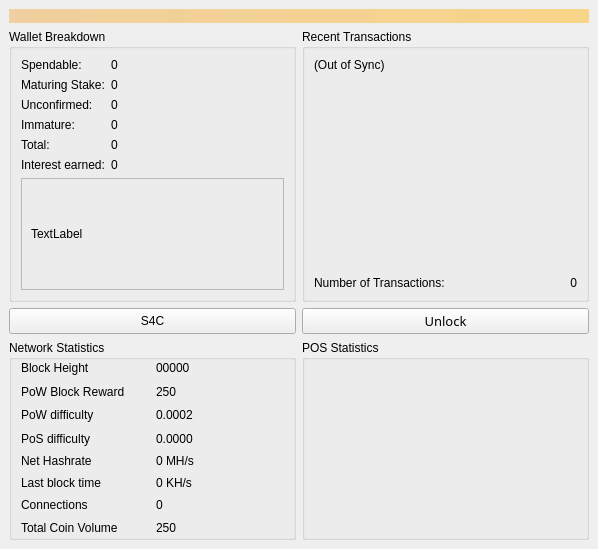
<?xml version="1.0" encoding="UTF-8"?>
<ui version="4.0">
 <class>OverviewPage</class>
 <widget class="QWidget" name="OverviewPage">
  <property name="geometry">
   <rect>
    <x>0</x>
    <y>0</y>
    <width>598</width>
    <height>549</height>
   </rect>
  </property>
  <property name="sizePolicy">
   <sizepolicy hsizetype="Expanding" vsizetype="Expanding">
    <horstretch>0</horstretch>
    <verstretch>0</verstretch>
   </sizepolicy>
  </property>
  <property name="minimumSize">
   <size>
    <width>0</width>
    <height>0</height>
   </size>
  </property>
  <property name="windowTitle">
   <string>Form</string>
  </property>
  <property name="styleSheet">
   <string notr="true"/>
  </property>
  <layout class="QGridLayout" name="gridLayout_5">
   <property name="leftMargin">
    <number>0</number>
   </property>
   <property name="topMargin">
    <number>0</number>
   </property>
   <property name="rightMargin">
    <number>0</number>
   </property>
   <property name="bottomMargin">
    <number>0</number>
   </property>
   <item row="0" column="0">
    <widget class="QFrame" name="Overviewpage">
     <property name="sizePolicy">
      <sizepolicy hsizetype="Expanding" vsizetype="Expanding">
       <horstretch>0</horstretch>
       <verstretch>0</verstretch>
      </sizepolicy>
     </property>
     <property name="minimumSize">
      <size>
       <width>0</width>
       <height>0</height>
      </size>
     </property>
     <property name="autoFillBackground">
      <bool>false</bool>
     </property>
     <property name="styleSheet">
      <string notr="true"/>
     </property>
     <property name="frameShape">
      <enum>QFrame::NoFrame</enum>
     </property>
     <property name="frameShadow">
      <enum>QFrame::Plain</enum>
     </property>
     <property name="lineWidth">
      <number>0</number>
     </property>
     <layout class="QGridLayout" name="gridLayout">
      <item row="2" column="1">
       <widget class="QGroupBox" name="groupBox">
        <property name="sizePolicy">
         <sizepolicy hsizetype="Expanding" vsizetype="Expanding">
          <horstretch>0</horstretch>
          <verstretch>0</verstretch>
         </sizepolicy>
        </property>
        <property name="minimumSize">
         <size>
          <width>0</width>
          <height>0</height>
         </size>
        </property>
        <property name="maximumSize">
         <size>
          <width>16777215</width>
          <height>16777215</height>
         </size>
        </property>
        <property name="autoFillBackground">
         <bool>false</bool>
        </property>
        <property name="styleSheet">
         <string notr="true"/>
        </property>
        <property name="title">
         <string>Recent Transactions</string>
        </property>
        <property name="checkable">
         <bool>false</bool>
        </property>
        <layout class="QGridLayout" name="gridLayout_9">
         <item row="1" column="0">
          <layout class="QGridLayout" name="gridLayout_4">
           <item row="1" column="1">
            <widget class="QLabel" name="labelNumTransactions">
             <property name="text">
              <string>0</string>
             </property>
             <property name="alignment">
              <set>Qt::AlignRight|Qt::AlignTrailing|Qt::AlignVCenter</set>
             </property>
            </widget>
           </item>
           <item row="1" column="0">
            <widget class="QLabel" name="label_8">
             <property name="sizePolicy">
              <sizepolicy hsizetype="Preferred" vsizetype="Preferred">
               <horstretch>0</horstretch>
               <verstretch>0</verstretch>
              </sizepolicy>
             </property>
             <property name="minimumSize">
              <size>
               <width>0</width>
               <height>0</height>
              </size>
             </property>
             <property name="maximumSize">
              <size>
               <width>258</width>
               <height>18</height>
              </size>
             </property>
             <property name="styleSheet">
              <string notr="true"/>
             </property>
             <property name="text">
              <string>Number of Transactions:</string>
             </property>
            </widget>
           </item>
           <item row="0" column="0" colspan="2">
            <widget class="QListView" name="listTransactions">
             <property name="minimumSize">
              <size>
               <width>0</width>
               <height>0</height>
              </size>
             </property>
             <property name="styleSheet">
              <string notr="true">background:transparent;</string>
             </property>
             <property name="frameShape">
              <enum>QFrame::NoFrame</enum>
             </property>
             <property name="frameShadow">
              <enum>QFrame::Plain</enum>
             </property>
            </widget>
           </item>
          </layout>
         </item>
         <item row="0" column="0">
          <widget class="QLabel" name="labelTransactionsStatus">
           <property name="text">
            <string>(Out of Sync)</string>
           </property>
          </widget>
         </item>
        </layout>
       </widget>
      </item>
      <item row="5" column="0">
       <widget class="QGroupBox" name="groupBox_3">
        <property name="sizePolicy">
         <sizepolicy hsizetype="Expanding" vsizetype="Expanding">
          <horstretch>0</horstretch>
          <verstretch>0</verstretch>
         </sizepolicy>
        </property>
        <property name="minimumSize">
         <size>
          <width>0</width>
          <height>0</height>
         </size>
        </property>
        <property name="title">
         <string>Network Statistics</string>
        </property>
        <property name="checkable">
         <bool>false</bool>
        </property>
        <layout class="QGridLayout" name="gridLayout_8">
         <property name="topMargin">
          <number>0</number>
         </property>
         <property name="bottomMargin">
          <number>0</number>
         </property>
         <item row="0" column="0">
          <layout class="QGridLayout" name="gridLayout_7">
           <item row="0" column="0">
            <layout class="QGridLayout" name="gridLayout_6">
             <item row="4" column="1">
              <widget class="QLabel" name="pawrateBox">
               <property name="cursor">
                <cursorShape>IBeamCursor</cursorShape>
               </property>
               <property name="text">
                <string>&lt;html&gt;&lt;head/&gt;&lt;body&gt;&lt;p&gt;&lt;span&gt;0 MH/s&lt;/span&gt;&lt;/p&gt;&lt;/body&gt;&lt;/html&gt;</string>
               </property>
               <property name="textInteractionFlags">
                <set>Qt::TextSelectableByKeyboard|Qt::TextSelectableByMouse</set>
               </property>
              </widget>
             </item>
             <item row="1" column="1">
              <widget class="QLabel" name="rewardBox">
               <property name="cursor">
                <cursorShape>IBeamCursor</cursorShape>
               </property>
               <property name="text">
                <string>&lt;html&gt;&lt;head/&gt;&lt;body&gt;&lt;p&gt;&lt;span&gt;250&lt;/span&gt;&lt;/p&gt;&lt;/body&gt;&lt;/html&gt;</string>
               </property>
               <property name="textInteractionFlags">
                <set>Qt::TextSelectableByKeyboard|Qt::TextSelectableByMouse</set>
               </property>
              </widget>
             </item>
             <item row="5" column="0">
              <widget class="QLabel" name="label3_2">
               <property name="sizePolicy">
                <sizepolicy hsizetype="Preferred" vsizetype="Maximum">
                 <horstretch>0</horstretch>
                 <verstretch>0</verstretch>
                </sizepolicy>
               </property>
               <property name="text">
                <string>&lt;html&gt;&lt;head/&gt;&lt;body&gt;&lt;p&gt;&lt;span&gt;Last block time&lt;/span&gt;&lt;/p&gt;&lt;/body&gt;&lt;/html&gt;</string>
               </property>
              </widget>
             </item>
             <item row="2" column="1">
              <widget class="QLabel" name="diffBox">
               <property name="cursor">
                <cursorShape>IBeamCursor</cursorShape>
               </property>
               <property name="text">
                <string>&lt;html&gt;&lt;head/&gt;&lt;body&gt;&lt;p&gt;&lt;span&gt;0.0002&lt;/span&gt;&lt;/p&gt;&lt;/body&gt;&lt;/html&gt;</string>
               </property>
               <property name="textInteractionFlags">
                <set>Qt::TextSelectableByKeyboard|Qt::TextSelectableByMouse</set>
               </property>
              </widget>
             </item>
             <item row="7" column="0">
              <widget class="QLabel" name="label_9">
               <property name="text">
                <string>&lt;html&gt;&lt;head/&gt;&lt;body&gt;&lt;p&gt;&lt;span&gt;Total Coin Volume&lt;/span&gt;&lt;/p&gt;&lt;/body&gt;&lt;/html&gt;</string>
               </property>
              </widget>
             </item>
             <item row="0" column="1">
              <widget class="QLabel" name="heightBox">
               <property name="cursor">
                <cursorShape>IBeamCursor</cursorShape>
               </property>
               <property name="text">
                <string>&lt;html&gt;&lt;head/&gt;&lt;body&gt;&lt;p&gt;&lt;span&gt;00000&lt;/span&gt;&lt;/p&gt;&lt;/body&gt;&lt;/html&gt;</string>
               </property>
               <property name="textInteractionFlags">
                <set>Qt::TextSelectableByKeyboard|Qt::TextSelectableByMouse</set>
               </property>
              </widget>
             </item>
             <item row="6" column="0">
              <widget class="QLabel" name="label1_2">
               <property name="text">
                <string>&lt;html&gt;&lt;head/&gt;&lt;body&gt;&lt;p&gt;&lt;span&gt;Connections&lt;/span&gt;&lt;/p&gt;&lt;/body&gt;&lt;/html&gt;</string>
               </property>
              </widget>
             </item>
             <item row="2" column="0">
              <widget class="QLabel" name="label_13">
               <property name="text">
                <string>&lt;html&gt;&lt;head/&gt;&lt;body&gt;&lt;p&gt;&lt;span&gt;PoW difficulty&lt;/span&gt;&lt;/p&gt;&lt;/body&gt;&lt;/html&gt;</string>
               </property>
              </widget>
             </item>
             <item row="0" column="0">
              <widget class="QLabel" name="label_14">
               <property name="text">
                <string>&lt;html&gt;&lt;head/&gt;&lt;body&gt;&lt;p&gt;&lt;span&gt;Block Height&lt;/span&gt;&lt;/p&gt;&lt;/body&gt;&lt;/html&gt;</string>
               </property>
              </widget>
             </item>
             <item row="6" column="1">
              <widget class="QLabel" name="connectionBox">
               <property name="cursor">
                <cursorShape>IBeamCursor</cursorShape>
               </property>
               <property name="text">
                <string>&lt;html&gt;&lt;head/&gt;&lt;body&gt;&lt;p&gt;&lt;span&gt;0&lt;/span&gt;&lt;/p&gt;&lt;/body&gt;&lt;/html&gt;</string>
               </property>
               <property name="textInteractionFlags">
                <set>Qt::TextSelectableByKeyboard|Qt::TextSelectableByMouse</set>
               </property>
              </widget>
             </item>
             <item row="7" column="1">
              <widget class="QLabel" name="volumeBox">
               <property name="cursor">
                <cursorShape>IBeamCursor</cursorShape>
               </property>
               <property name="text">
                <string>&lt;html&gt;&lt;head/&gt;&lt;body&gt;&lt;p&gt;&lt;span&gt;250&lt;/span&gt;&lt;/p&gt;&lt;/body&gt;&lt;/html&gt;</string>
               </property>
               <property name="textInteractionFlags">
                <set>Qt::TextSelectableByKeyboard|Qt::TextSelectableByMouse</set>
               </property>
              </widget>
             </item>
             <item row="1" column="0">
              <widget class="QLabel" name="label_12">
               <property name="text">
                <string>&lt;html&gt;&lt;head/&gt;&lt;body&gt;&lt;p&gt;&lt;span&gt;PoW Block Reward&lt;/span&gt;&lt;/p&gt;&lt;/body&gt;&lt;/html&gt;</string>
               </property>
              </widget>
             </item>
             <item row="4" column="0">
              <widget class="QLabel" name="label_16">
               <property name="text">
                <string>&lt;html&gt;&lt;head/&gt;&lt;body&gt;&lt;p&gt;&lt;span&gt;Net Hashrate&lt;/span&gt;&lt;/p&gt;&lt;/body&gt;&lt;/html&gt;</string>
               </property>
              </widget>
             </item>
             <item row="5" column="1">
              <widget class="QLabel" name="localBox">
               <property name="cursor">
                <cursorShape>IBeamCursor</cursorShape>
               </property>
               <property name="text">
                <string>&lt;html&gt;&lt;head/&gt;&lt;body&gt;&lt;p&gt;&lt;span&gt;0 KH/s&lt;/span&gt;&lt;/p&gt;&lt;/body&gt;&lt;/html&gt;</string>
               </property>
               <property name="textInteractionFlags">
                <set>Qt::TextSelectableByKeyboard|Qt::TextSelectableByMouse</set>
               </property>
              </widget>
             </item>
             <item row="3" column="0">
              <widget class="QLabel" name="label_4">
               <property name="text">
                <string>PoS difficulty</string>
               </property>
              </widget>
             </item>
             <item row="3" column="1">
              <widget class="QLabel" name="diffBox2">
               <property name="text">
                <string>0.0000</string>
               </property>
              </widget>
             </item>
            </layout>
           </item>
          </layout>
         </item>
        </layout>
       </widget>
      </item>
      <item row="5" column="1">
       <widget class="QGroupBox" name="groupBox_4">
        <property name="title">
         <string>POS Statistics</string>
        </property>
        <layout class="QGridLayout" name="gridLayout_10">
         <property name="topMargin">
          <number>0</number>
         </property>
         <property name="bottomMargin">
          <number>0</number>
         </property>
         <item row="0" column="0">
          <widget class="QLabel" name="labelMyWeight">
           <property name="toolTip">
            <string>&lt;html&gt;&lt;head/&gt;&lt;body&gt;&lt;p&gt;&lt;img src=&quot;:/toolTip/res/tooltips/stakingTooltip.png&quot;/&gt;&lt;/p&gt;&lt;/body&gt;&lt;/html&gt;</string>
           </property>
           <property name="styleSheet">
            <string notr="true"/>
           </property>
           <property name="text">
            <string/>
           </property>
          </widget>
         </item>
        </layout>
       </widget>
      </item>
      <item row="2" column="0">
       <widget class="QGroupBox" name="groupBox_2">
        <property name="sizePolicy">
         <sizepolicy hsizetype="Expanding" vsizetype="Expanding">
          <horstretch>0</horstretch>
          <verstretch>0</verstretch>
         </sizepolicy>
        </property>
        <property name="minimumSize">
         <size>
          <width>0</width>
          <height>0</height>
         </size>
        </property>
        <property name="autoFillBackground">
         <bool>false</bool>
        </property>
        <property name="title">
         <string>Wallet Breakdown</string>
        </property>
        <property name="flat">
         <bool>false</bool>
        </property>
        <property name="checkable">
         <bool>false</bool>
        </property>
        <layout class="QGridLayout" name="gridLayout_3">
         <item row="0" column="0">
          <layout class="QGridLayout" name="gridLayout_2">
           <item row="4" column="1">
            <widget class="QLabel" name="labelTotal">
             <property name="sizePolicy">
              <sizepolicy hsizetype="Expanding" vsizetype="Preferred">
               <horstretch>0</horstretch>
               <verstretch>0</verstretch>
              </sizepolicy>
             </property>
             <property name="cursor">
              <cursorShape>IBeamCursor</cursorShape>
             </property>
             <property name="mouseTracking">
              <bool>true</bool>
             </property>
             <property name="styleSheet">
              <string notr="true"/>
             </property>
             <property name="text">
              <string>0</string>
             </property>
             <property name="textInteractionFlags">
              <set>Qt::LinksAccessibleByMouse|Qt::TextSelectableByMouse</set>
             </property>
            </widget>
           </item>
           <item row="0" column="1">
            <widget class="QLabel" name="labelBalance">
             <property name="sizePolicy">
              <sizepolicy hsizetype="Expanding" vsizetype="Preferred">
               <horstretch>0</horstretch>
               <verstretch>0</verstretch>
              </sizepolicy>
             </property>
             <property name="cursor">
              <cursorShape>IBeamCursor</cursorShape>
             </property>
             <property name="mouseTracking">
              <bool>true</bool>
             </property>
             <property name="toolTip">
              <string>&lt;html&gt;&lt;head/&gt;&lt;body&gt;&lt;p&gt;&lt;img src=&quot;:/toolTip/res/tooltips/spendableTooltip.png&quot;/&gt;&lt;/p&gt;&lt;/body&gt;&lt;/html&gt;</string>
             </property>
             <property name="styleSheet">
              <string notr="true"/>
             </property>
             <property name="text">
              <string>0 </string>
             </property>
             <property name="textInteractionFlags">
              <set>Qt::LinksAccessibleByMouse|Qt::TextSelectableByMouse</set>
             </property>
            </widget>
           </item>
           <item row="2" column="0">
            <widget class="QLabel" name="label_3">
             <property name="styleSheet">
              <string notr="true"/>
             </property>
             <property name="text">
              <string>Unconfirmed:</string>
             </property>
            </widget>
           </item>
           <item row="3" column="0">
            <widget class="QLabel" name="labelImmatureText">
             <property name="styleSheet">
              <string notr="true"/>
             </property>
             <property name="text">
              <string>Immature:</string>
             </property>
            </widget>
           </item>
           <item row="1" column="1">
            <widget class="QLabel" name="labelStake">
             <property name="sizePolicy">
              <sizepolicy hsizetype="Expanding" vsizetype="Preferred">
               <horstretch>0</horstretch>
               <verstretch>0</verstretch>
              </sizepolicy>
             </property>
             <property name="cursor">
              <cursorShape>IBeamCursor</cursorShape>
             </property>
             <property name="mouseTracking">
              <bool>true</bool>
             </property>
             <property name="toolTip">
              <string>&lt;html&gt;&lt;head/&gt;&lt;body&gt;&lt;p&gt;&lt;img src=&quot;:/toolTip/res/tooltips/maturingTooltip.png&quot;/&gt;&lt;/p&gt;&lt;/body&gt;&lt;/html&gt;</string>
             </property>
             <property name="styleSheet">
              <string notr="true"/>
             </property>
             <property name="text">
              <string>0 </string>
             </property>
             <property name="textInteractionFlags">
              <set>Qt::LinksAccessibleByMouse|Qt::TextSelectableByMouse</set>
             </property>
            </widget>
           </item>
           <item row="4" column="0">
            <widget class="QLabel" name="label_6">
             <property name="autoFillBackground">
              <bool>false</bool>
             </property>
             <property name="styleSheet">
              <string notr="true"/>
             </property>
             <property name="text">
              <string>Total:</string>
             </property>
            </widget>
           </item>
           <item row="1" column="0">
            <widget class="QLabel" name="label_2">
             <property name="styleSheet">
              <string notr="true"/>
             </property>
             <property name="text">
              <string>Maturing Stake:</string>
             </property>
            </widget>
           </item>
           <item row="3" column="1">
            <widget class="QLabel" name="labelImmature">
             <property name="sizePolicy">
              <sizepolicy hsizetype="Expanding" vsizetype="Preferred">
               <horstretch>0</horstretch>
               <verstretch>0</verstretch>
              </sizepolicy>
             </property>
             <property name="cursor">
              <cursorShape>IBeamCursor</cursorShape>
             </property>
             <property name="mouseTracking">
              <bool>true</bool>
             </property>
             <property name="toolTip">
              <string>&lt;html&gt;&lt;head/&gt;&lt;body&gt;&lt;p&gt;&lt;img src=&quot;:/toolTip/res/tooltips/immatureTooltip.png&quot;/&gt;&lt;/p&gt;&lt;/body&gt;&lt;/html&gt;</string>
             </property>
             <property name="styleSheet">
              <string notr="true"/>
             </property>
             <property name="text">
              <string>0</string>
             </property>
             <property name="textInteractionFlags">
              <set>Qt::LinksAccessibleByMouse|Qt::TextSelectableByMouse</set>
             </property>
            </widget>
           </item>
           <item row="2" column="1">
            <widget class="QLabel" name="labelUnconfirmed">
             <property name="sizePolicy">
              <sizepolicy hsizetype="Expanding" vsizetype="Preferred">
               <horstretch>0</horstretch>
               <verstretch>0</verstretch>
              </sizepolicy>
             </property>
             <property name="cursor">
              <cursorShape>IBeamCursor</cursorShape>
             </property>
             <property name="mouseTracking">
              <bool>true</bool>
             </property>
             <property name="toolTip">
              <string>&lt;html&gt;&lt;head/&gt;&lt;body&gt;&lt;p&gt;&lt;img src=&quot;:/toolTip/res/tooltips/unconfirmedTooltip.png&quot;/&gt;&lt;/p&gt;&lt;/body&gt;&lt;/html&gt;</string>
             </property>
             <property name="styleSheet">
              <string notr="true"/>
             </property>
             <property name="text">
              <string>0</string>
             </property>
             <property name="textInteractionFlags">
              <set>Qt::LinksAccessibleByMouse|Qt::TextSelectableByMouse</set>
             </property>
            </widget>
           </item>
           <item row="0" column="0">
            <widget class="QLabel" name="label">
             <property name="styleSheet">
              <string notr="true"/>
             </property>
             <property name="text">
              <string>Spendable:</string>
             </property>
            </widget>
           </item>
           <item row="5" column="0">
            <widget class="QLabel" name="label_7">
             <property name="autoFillBackground">
              <bool>false</bool>
             </property>
             <property name="styleSheet">
              <string notr="true"/>
             </property>
             <property name="text">
              <string>Interest earned:</string>
             </property>
            </widget>
           </item>
           <item row="5" column="1">
            <widget class="QLabel" name="labelInterest">
             <property name="sizePolicy">
              <sizepolicy hsizetype="Expanding" vsizetype="Preferred">
               <horstretch>0</horstretch>
               <verstretch>0</verstretch>
              </sizepolicy>
             </property>
             <property name="cursor">
              <cursorShape>IBeamCursor</cursorShape>
             </property>
             <property name="mouseTracking">
              <bool>true</bool>
             </property>
             <property name="styleSheet">
              <string notr="true"/>
             </property>
             <property name="text">
              <string>0</string>
             </property>
             <property name="textInteractionFlags">
              <set>Qt::LinksAccessibleByMouse|Qt::TextSelectableByMouse</set>
             </property>
            </widget>
           </item>
          </layout>
         </item>
         <item row="1" column="0">
          <widget class="QFrame" name="frame2">
           <property name="minimumSize">
            <size>
             <width>50</width>
             <height>50</height>
            </size>
           </property>
           <property name="frameShape">
            <enum>QFrame::StyledPanel</enum>
           </property>
           <property name="frameShadow">
            <enum>QFrame::Raised</enum>
           </property>
           <layout class="QGridLayout" name="gridLayout_11">
            <item row="0" column="0">
             <widget class="QLabel" name="label_5">
              <property name="text">
               <string>TextLabel</string>
              </property>
              <property name="scaledContents">
               <bool>true</bool>
              </property>
             </widget>
            </item>
           </layout>
          </widget>
         </item>
        </layout>
       </widget>
      </item>
      <item row="0" column="0" colspan="2">
       <widget class="QLabel" name="labelAlerts">
        <property name="sizePolicy">
         <sizepolicy hsizetype="Preferred" vsizetype="Preferred">
          <horstretch>0</horstretch>
          <verstretch>0</verstretch>
         </sizepolicy>
        </property>
        <property name="visible">
         <bool>true</bool>
        </property>
        <property name="styleSheet">
         <string notr="true">background-color: qlineargradient(x1: 0, y1: 0, x2: 1, y2: 0, stop:0 #F0D0A0, stop:1 #F8D488);  color:#000000
</string>
        </property>
        <property name="wordWrap">
         <bool>true</bool>
        </property>
        <property name="margin">
         <number>3</number>
        </property>
       </widget>
      </item>
      <item row="4" column="1">
       <widget class="QPushButton" name="unlockWalletActionNew">
        <property name="sizePolicy">
         <sizepolicy hsizetype="Expanding" vsizetype="Fixed">
          <horstretch>0</horstretch>
          <verstretch>0</verstretch>
         </sizepolicy>
        </property>
        <property name="font">
         <font>
          <family>Plantagenet Cherokee</family>
          <pointsize>10</pointsize>
         </font>
        </property>
        <property name="text">
         <string>Unlock</string>
        </property>
       </widget>
      </item>
      <item row="4" column="0">
       <widget class="QPushButton" name="startButton">
        <property name="sizePolicy">
         <sizepolicy hsizetype="Expanding" vsizetype="Preferred">
          <horstretch>0</horstretch>
          <verstretch>0</verstretch>
         </sizepolicy>
        </property>
        <property name="text">
         <string>S4C</string>
        </property>
       </widget>
      </item>
     </layout>
    </widget>
   </item>
  </layout>
 </widget>
 <resources/>
 <connections/>
</ui>
